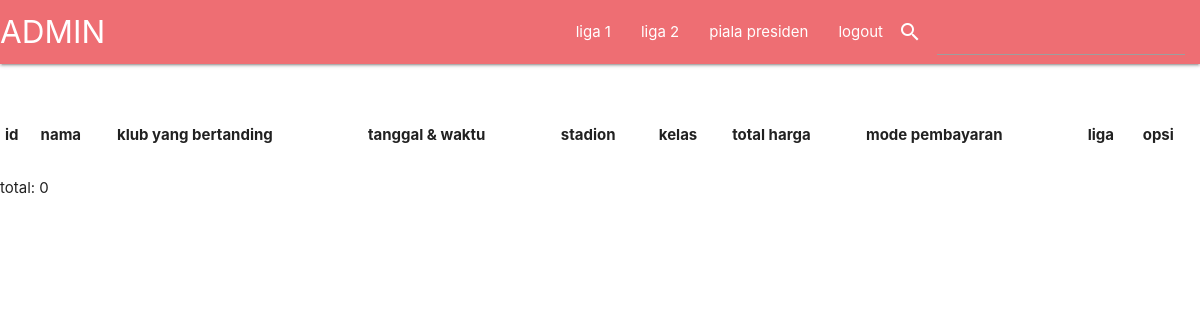
/halaman_admin.php, run on an earlier commit of the app's database.
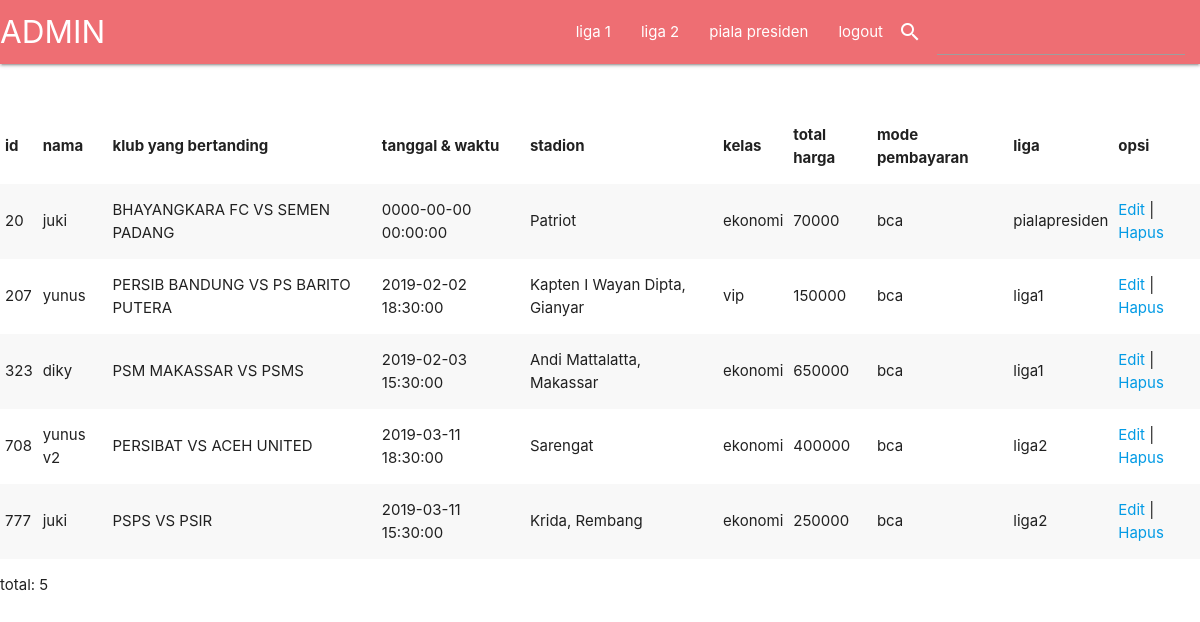
And on a later commit of the database.
### tables this page shows
CREATE TABLE `pemesanan` (
  `id` char(16) NOT NULL,
  `nama` varchar(100) NOT NULL,
  `klub_b` varchar(100) NOT NULL,
  `tanggal` datetime NOT NULL,
  `stadion` varchar(100) NOT NULL,
  `kelas` varchar(20) NOT NULL,
  `total` varchar(100) NOT NULL,
  `pembayaran` varchar(20) NOT NULL,
  `liga` varchar(100) NOT NULL
);

### halaman_admin.php (the view, shortened to what this page needs)
<?php include 'koneksi.php'; ?>
<!DOCTYPE html>
<html>
<link rel="stylesheet"href="https://cdnjs.cloudflare.com/ajax/libs/materialize/1.0.0/css/materialize.min.css">
<head>
</head>
<body>
<form method="post" action="cari.php">
 <nav>
    <div class="nav-wrapper">
      <a href="halaman_admin.php" class="brand-logo">ADMIN</a>
      <ul id="nav-mobile" class="right hide-on-med-and-down">
        <li><a href="halaman_admin1.php">liga 1</a></li>&emsp;
        <li><a href="halaman_admin2.php">liga 2</a></li>
        <li><a href="halaman_admin3.php">piala presiden</a></li>
        <li><a href="logout.php">logout</a></li>
        <i class="small material-icons left" >search</i>
         <li class="input-field"><input type="text" name="cari" required>
         </li>
      </ul>
    </div>
  </nav>
</form></br></br>
    <table class="striped">
    <thead>
    <tr>
        <th>id</th>
        <th>nama</th>
        <th>klub yang bertanding</th>
        <th>tanggal & waktu</th>
        <th>stadion</th>
        <th>kelas</th>
        <th>total harga</th>
        <th>mode pembayaran</th>
        <th>liga</th>
        <th>opsi</th>
    </tr>
    </thead>
    <tbody>
        <?php
        $sql = "SELECT * FROM pemesanan";
        $query = mysqli_query($koneksi, $sql);
        while($data = mysqli_fetch_array($query)){
            echo "<tr>";
            echo "<td>".$data['id']."</td>";
            echo "<td>".$data['nama']."</td>";
            echo "<td>".$data['klub_b']."</td>";
            echo "<td>".$data['tanggal']."</td>";
            echo "<td>".$data['stadion']."</td>";
            echo "<td>".$data['kelas']."</td>";
            echo "<td>".$data['total']."</td>";
            echo "<td>".$data['pembayaran']."</td>";
            echo "<td>".$data['liga']."</td>";
            echo "<td>";
            echo "<a href='edit_admin.php?id=".$data['id']."'>Edit</a> | ";
            echo "<a href='hapus.php?id=".$data['id']."'>Hapus</a>";
            echo "</td>";
            echo "</tr>";
        }
        ?>
    </tbody>
    </table>
    <p>total: <?php echo mysqli_num_rows($query) ?> </p>
</body>
</html>

What changed in the data, as far as the page shows it:
added pemesanan: id "20", nama "juki", klub_b "BHAYANGKARA FC VS SEMEN PADANG", tanggal "0000-00-00 00:00:00", stadion "Patriot", kelas "ekonomi", total "70000", pembayaran "bca", liga "pialapresiden"
added pemesanan: id "207", nama "yunus", klub_b "PERSIB BANDUNG VS PS BARITO PUTERA", tanggal "2019-02-02 18:30:00", stadion "Kapten I Wayan Dipta, Gianyar", kelas "vip", total "150000", pembayaran "bca", liga "liga1"
added pemesanan: id "323", nama "diky", klub_b "PSM MAKASSAR VS PSMS", tanggal "2019-02-03 15:30:00", stadion "Andi Mattalatta, Makassar", kelas "ekonomi", total "650000", pembayaran "bca", liga "liga1"
added pemesanan: id "708", nama "yunus v2", klub_b "PERSIBAT VS ACEH UNITED", tanggal "2019-03-11 18:30:00", stadion "Sarengat", kelas "ekonomi", total "400000", pembayaran "bca", liga "liga2"
added pemesanan: id "777", nama "juki", klub_b "PSPS VS PSIR", tanggal "2019-03-11 15:30:00", stadion "Krida, Rembang", kelas "ekonomi", total "250000", pembayaran "bca", liga "liga2"
Also different on the page:
mysqli_num_rows($query): "0" → "5"
